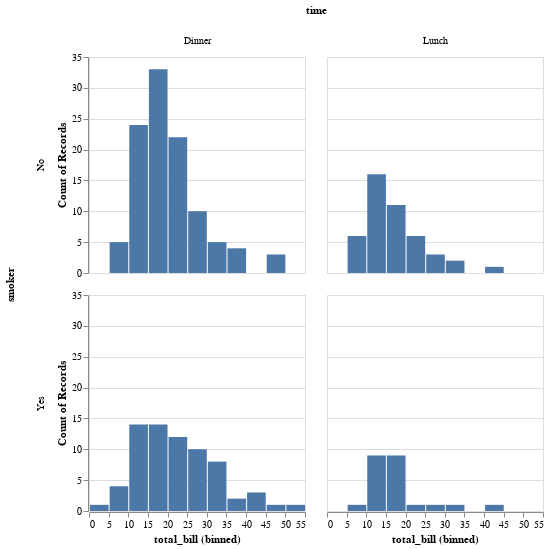

Notebook code for this chart:
### Code cell
c = salt.FacetGrid(tips, col="time",  row="smoker")
display(c.map_dataframe(palt.hist, "total_bill"))

g = sns.FacetGrid(tips, col="time",  row="smoker")
g = g.map(plt.hist, "total_bill")

### Figure 1 — Vega-Lite specification as saved in the notebook (floating-point values rounded to 4 significant figures; data arrays with more than 128 entries replaced by an {"elided": "..."} marker saying what was removed)
{"$schema": "https://vega.github.io/schema/vega-lite/v2.4.1.json", "config": {"range": {"category": ["rgba(76.0,114.0,176.0,1)", "rgba(85.0,168.0,104.0,1)", "rgba(196.0,78.0,82.0,1)", "rgba(129.0,114.0,178.0,1)", "rgba(204.0,185.0,116.0,1)", "rgba(100.0,181.0,205.0,1)"]}, "view": {"height": 300, "width": 400}}, "data": {"values": {"elided": "244 records"}}, "facet": {"column": {"field": "time", "type": "nominal"}, "row": {"field": "smoker", "type": "nominal"}}, "spec": {"encoding": {"x": {"bin": true, "field": "total_bill", "type": "quantitative"}, "y": {"aggregate": "count", "type": "quantitative"}}, "height": 216, "mark": "bar", "width": 216}}
